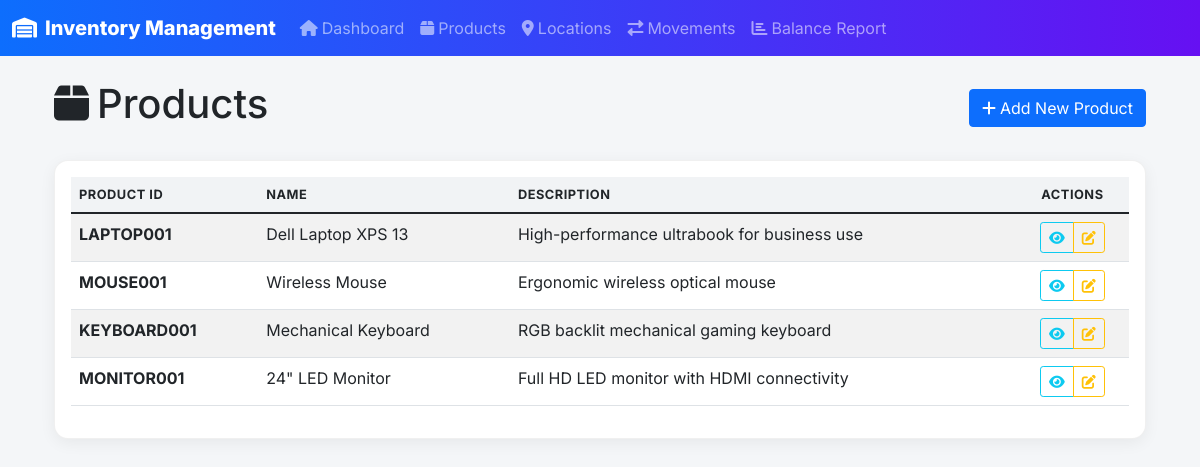
Page /products on the committed database.
### app.py (models this page shows, shortened)
class Product(db.Model):
    product_id = db.Column(db.String(50), primary_key=True)
    name = db.Column(db.String(100), nullable=False)
    description = db.Column(db.Text)

### app.py (the view)
@app.route('/products')
def products():
    products = Product.query.all()
    return render_template('products.html', products=products)

### templates/products.html (shortened to what this page needs)
{% extends "base.html" %}
{% block content %}
<div class="container">
    <div class="row">
        <div class="col-12">
            <div class="d-flex justify-content-between align-items-center mb-4">
                <h1>
                    <i class="fas fa-box me-2"></i>Products
                </h1>
                <a href="{{ url_for('add_product') }}" class="btn btn-primary">
                    <i class="fas fa-plus me-1"></i>Add New Product
                </a>
            </div>
        </div>
    </div>
    <div class="row">
        <div class="col-12">
            <div class="card">
                <div class="card-body">
                    {% if products %}
                        <div class="table-responsive">
                            <table class="table table-striped table-hover">
                                <thead>
                                    <tr>
                                        <th>Product ID</th>
                                        <th>Name</th>
                                        <th>Description</th>
                                        <th class="text-center">Actions</th>
                                    </tr>
                                </thead>
                                <tbody>
                                    {% for product in products %}
                                    <tr>
                                        <td><strong>{{ product.product_id }}</strong></td>
                                        <td>{{ product.name }}</td>
                                        <td>{{ product.description or '-' }}</td>
                                        <td class="text-center">
                                            <div class="btn-group" role="group">
                                                <a href="{{ url_for('view_product', product_id=product.product_id) }}"
                                                   class="btn btn-sm btn-outline-info">
                                                    <i class="fas fa-eye"></i>
                                                </a>
                                                <a href="{{ url_for('edit_product', product_id=product.product_id) }}"
                                                   class="btn btn-sm btn-outline-warning">
                                                    <i class="fas fa-edit"></i>
                                                </a>
                                            </div>
                                        </td>
                                    </tr>
                                    {% endfor %}
                                </tbody>
                            </table>
                        </div>
                    {% endif %}
                </div>
            </div>
        </div>
    </div>
</div>
{% endblock %}

### templates/base.html (style rules this page uses)
body { font-family: 'Inter', system-ui, -apple-system, Segoe UI, Roboto, Arial, sans-serif; background: #f4f6f8; }
.card { border: 1px solid rgba(0, 0, 0, 0.06); box-shadow: 0 4px 16px rgba(0,0,0,0.06); border-radius: 14px; }
.table thead th { background-color: #f1f3f5; text-transform: uppercase; font-size: .8rem; letter-spacing: .04em; }

### rows in the picture
Product: product_id "LAPTOP001", name "Dell Laptop XPS 13", description "High-performance ultrabook for business use"
Product: product_id "MOUSE001", name "Wireless Mouse", description "Ergonomic wireless optical mouse"
Product: product_id "KEYBOARD001", name "Mechanical Keyboard", description "RGB backlit mechanical gaming keyboard"
Product: product_id "MONITOR001", name "24\" LED Monitor", description "Full HD LED monitor with HDMI connectivity"
